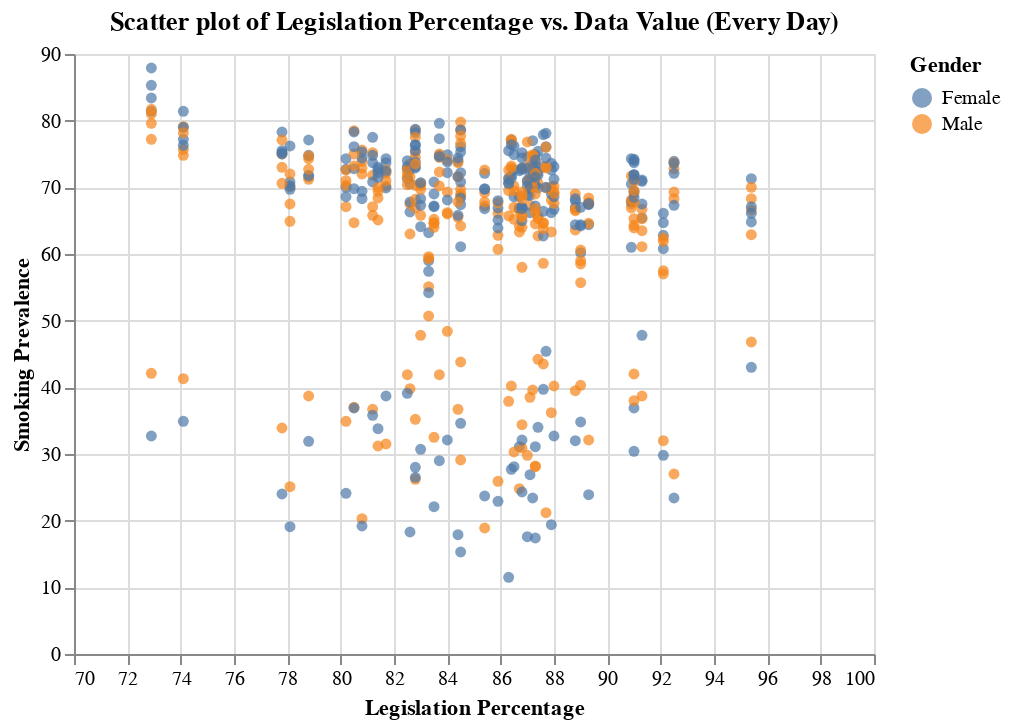

The notebook cell saved with this chart:
### Code cell
alt.Chart(dataset_every_day).mark_circle().encode(
    alt.X('legislation percentage:Q',title='Legislation Percentage',
          scale=alt.Scale(domain=[70, 100])),
    alt.Y('Data Value:Q', title='Smoking Prevalence'),
    alt.Color('Gender:N')
).properties(
    width=400,
    height=300,
    title='Scatter plot of Legislation Percentage vs. Data Value (Every Day)'
)

### Figure 1 — Vega-Lite specification as saved in the notebook (floating-point values rounded to 4 significant figures; data arrays with more than 128 entries replaced by an {"elided": "..."} marker saying what was removed)
{"config": {"view": {"continuousWidth": 400, "continuousHeight": 300}}, "data": {"name": "data-028b2b65d8fc8643d3f5baf044b7660a"}, "mark": "circle", "encoding": {"color": {"field": "Gender", "type": "nominal"}, "x": {"field": "legislation percentage", "scale": {"domain": [70, 100]}, "title": "Legislation Percentage", "type": "quantitative"}, "y": {"field": "Data Value", "title": "Smoking Prevalence", "type": "quantitative"}}, "height": 300, "title": "Scatter plot of Legislation Percentage vs. Data Value (Every Day)", "width": 400, "$schema": "https://vega.github.io/schema/vega-lite/v4.17.0.json", "datasets": {"data-028b2b65d8fc8643d3f5baf044b7660a": {"elided": "506 records"}}}
